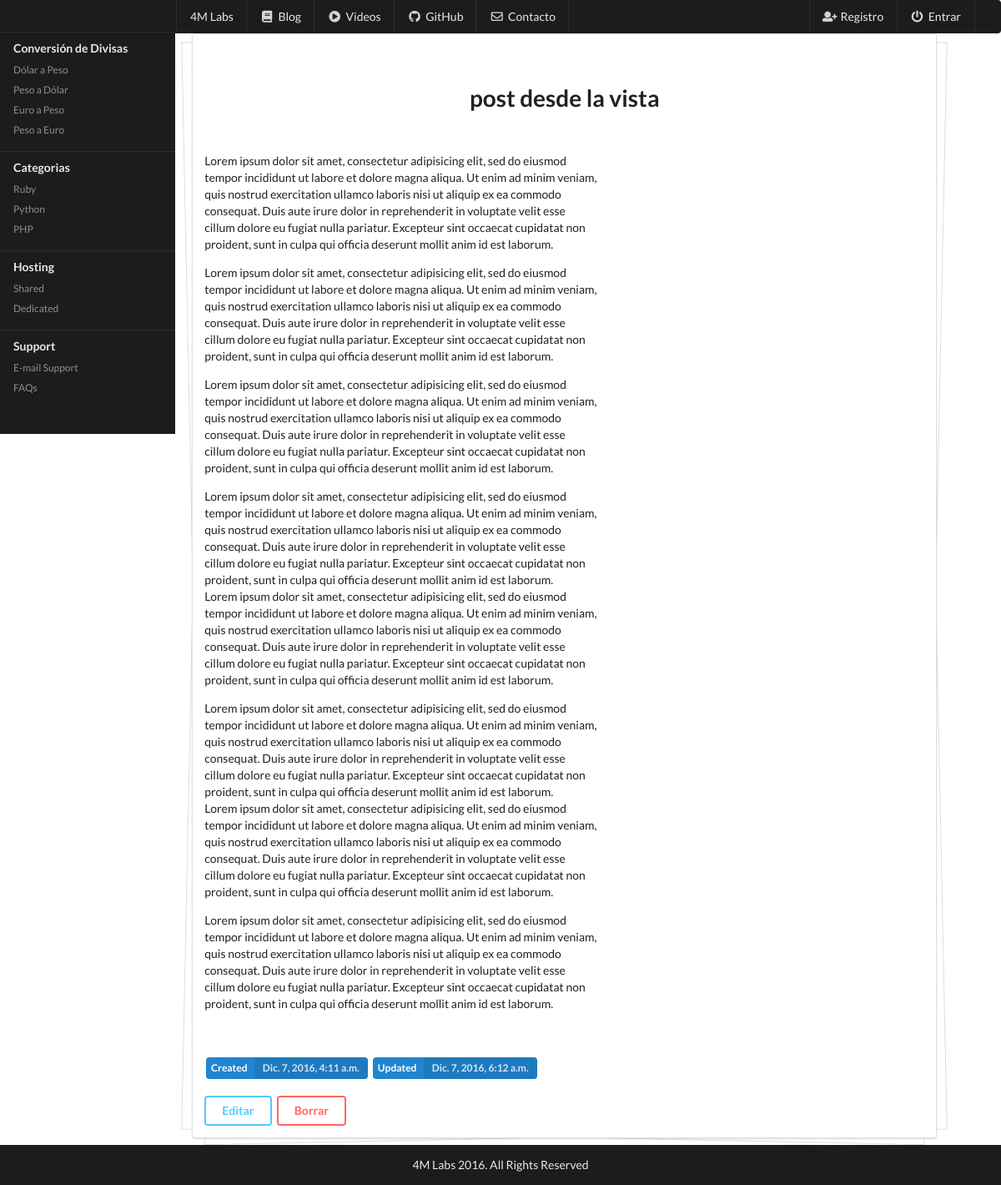
/posts/65/, run on the app's committed database.
### blog/models.py (models this page shows, shortened)
class Post(models.Model):
	title = models.CharField(max_length=120)
	content = models.TextField()
	updated = models.DateTimeField(auto_now=True, auto_now_add=False)
	timestamp = models.DateTimeField(auto_now=False, auto_now_add=True)
	def get_absolute_url(self):
		return reverse('posts:detail', kwargs={'id': self.id})

### blog/views.py (the view)
# urls.py: url(r'^(?P<id>\d+)/$', post_detail, name="detail"),
def post_detail(request, id=None):
	global prompt
	context = {}
	if id:
		post = get_object_or_404(Post, id=id)
		context['post'] = post
	else:
		context['post'] = ""
	context['title'] = prompt + post.title[:50]
	return render(request, "post_detail.html", context)

### templates/post_detail.html (shortened to what this page needs)
{% extends "base.html" %}
{% block content %}
	<div class="ui piled segment">
		<br>
	  	<h1 class="ui header centered">{{ post.title }}</h1>
	  	<br>
	  	{% autoescape on %}
	  	<p>{{ post.content|linebreaks }}</p>
		{% endautoescape %}
		<br>
		<br>
		<a class="ui blue image label">
  			Created
  		<div class="detail">{{ post.timestamp }}</div>
		</a>
		<a class="ui blue image label">
  			Updated
  		<div class="detail">{{ post.updated }}</div>
		</a>
		<br>
		<br>
		<a href='{{ post.get_absolute_url|add:"edit" }}'><button class="ui inverted blue button">Editar</button></a>
		<a id="erase"><button id="delete" class="ui inverted red button">Borrar</button></a>
	  	</div>
{% endblock %}

### data on the page
Post: title "post desde la vista", content "Lorem ipsum dolor sit amet, consectetur adipisicing elit, sed do eiusmod tempor incididunt ut labore et dolore magna aliqua. Ut enim ad minim veniam, quis nostrud exercitation ullamco laboris nisi ut aliquip ex ea commodo consequat. Duis aute irure dolor in reprehenderit in voluptate velit esse cillum dolore eu fugiat nulla pariatur. Excepteur sint occaecat cupidatat non proident, sunt in culpa qui officia deserunt mollit anim id est laborum. Lorem ipsum dolor sit amet, consectetur adipisicing elit, sed do eiusmod tempor incididunt ut labore et dolore magna aliqua. Ut enim ad minim veniam, quis nostrud exercitation ullamco laboris nisi ut aliquip ex ea commodo consequat. Duis aute irure…", timestamp "Dic. 7, 2016, 4:11 a.m.", updated "Dic. 7, 2016, 6:12 a.m."
